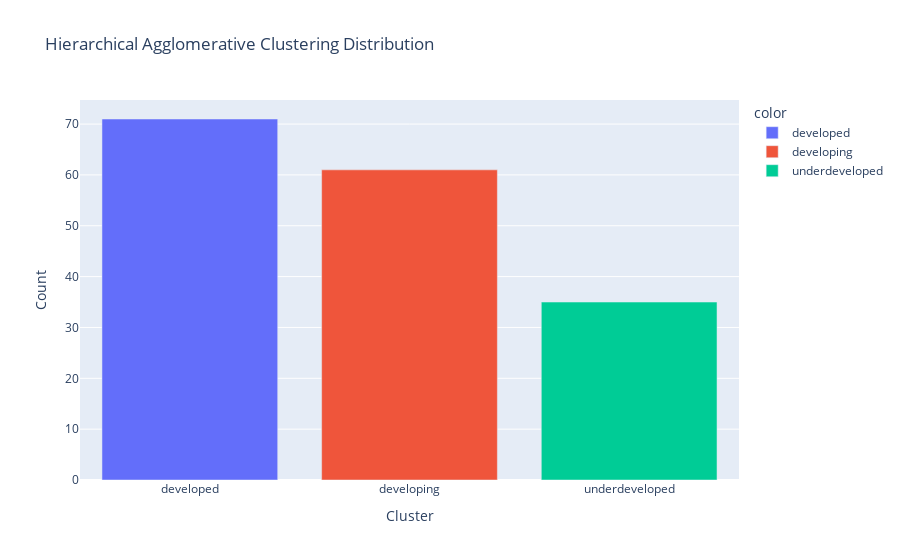

The notebook cell this image was saved under:
### Code cell
bar_fig = px.bar(df_final, x=df_final['hc_cluster'].value_counts().index, y=df_final['hc_cluster'].value_counts().values, 
                  color=df_final['hc_cluster'].value_counts().index, title='Hierarchical Agglomerative Clustering Distribution')
bar_fig.update_xaxes(title='Cluster')
bar_fig.update_yaxes(title='Count')
bar_fig.show()

### Figure 1 — Plotly figure (JSON) as saved in the notebook; plotly's stock layout.template omitted (floating-point values rounded to 4 significant figures)
{"data": [{"alignmentgroup": "True", "hovertemplate": "color=developed<br>x=%{x}<br>y=%{y}<extra></extra>", "legendgroup": "developed", "marker": {"color": "#636efa", "pattern": {"shape": ""}}, "name": "developed", "offsetgroup": "developed", "orientation": "v", "showlegend": true, "textposition": "auto", "type": "bar", "x": ["developed"], "xaxis": "x", "y": [71], "yaxis": "y"}, {"alignmentgroup": "True", "hovertemplate": "color=developing<br>x=%{x}<br>y=%{y}<extra></extra>", "legendgroup": "developing", "marker": {"color": "#EF553B", "pattern": {"shape": ""}}, "name": "developing", "offsetgroup": "developing", "orientation": "v", "showlegend": true, "textposition": "auto", "type": "bar", "x": ["developing"], "xaxis": "x", "y": [61], "yaxis": "y"}, {"alignmentgroup": "True", "hovertemplate": "color=underdeveloped<br>x=%{x}<br>y=%{y}<extra></extra>", "legendgroup": "underdeveloped", "marker": {"color": "#00cc96", "pattern": {"shape": ""}}, "name": "underdeveloped", "offsetgroup": "underdeveloped", "orientation": "v", "showlegend": true, "textposition": "auto", "type": "bar", "x": ["underdeveloped"], "xaxis": "x", "y": [35], "yaxis": "y"}], "layout": {"barmode": "relative", "legend": {"title": {"text": "color"}, "tracegroupgap": 0}, "title": {"text": "Hierarchical Agglomerative Clustering Distribution"}, "xaxis": {"anchor": "y", "domain": [0, 1], "title": {"text": "Cluster"}}, "yaxis": {"anchor": "x", "domain": [0, 1], "title": {"text": "Count"}}}}
